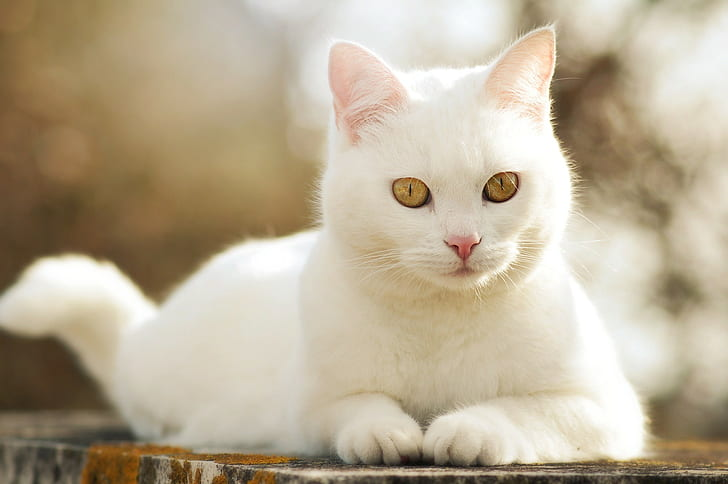
#> input picture face_recog/Images/car3.jpg, 728 x 484 px, found by its file name
$ python thres.py
#> lines starting #> are read from the running program, lines starting #| are printed output that depends on the picture; after the words box and inside, x2 and y2 are one past the last pixel; in counts of white or black regions, pixels touching at a corner belong together
import cv2 as cv

img = cv.imread('Images\car3.jpg')
#> img is the input picture: shape (484, 728, 3); mean B, G, R 148.9, 172.5, 185.5
cv.imshow('cats' , img)

gray = cv.cvtColor(img , cv.COLOR_BGR2GRAY)
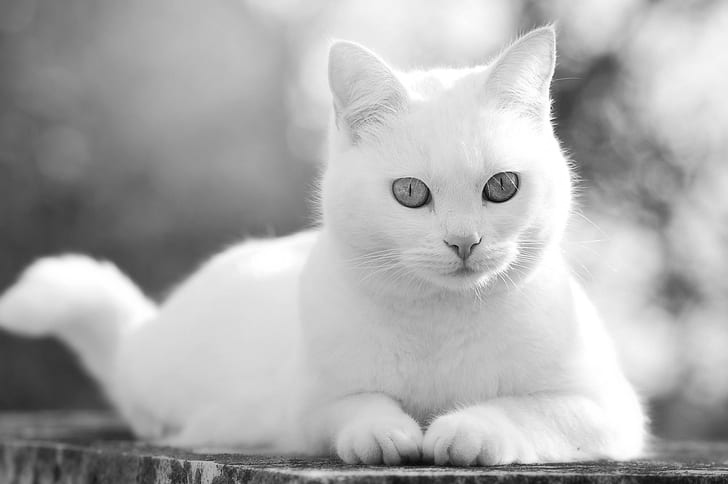
#> gray: shape (484, 728); min 4, max 255, mean 173.7
cv.imshow('Gray' , gray)

#simple thresholding  ---> manually set the threshold value
threshold , thresh = cv.threshold(gray,150,255, cv.THRESH_BINARY)
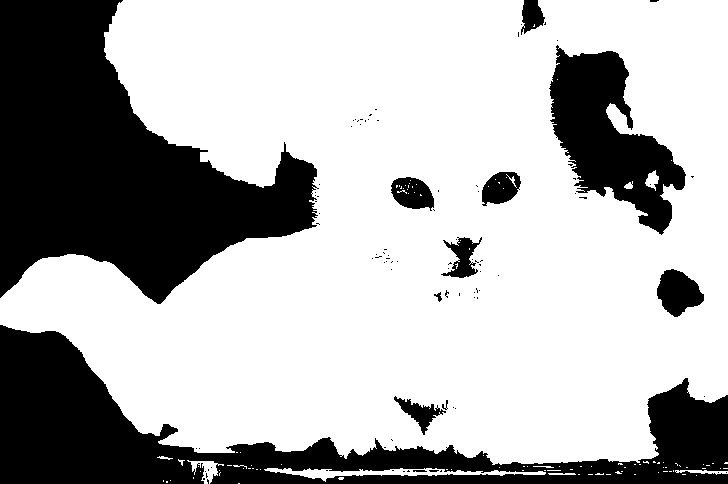
#> thresh: shape (484, 728); 69.3% white; 94 black regions (82 under 20 px), largest, box (x1, y1, x2, y2) and area: (0, 0, 319, 304) 51737, (0, 325, 728, 484) 38305, (549, 45, 686, 235) 12550
cv.imshow('simple thresholded ' , thresh)

# all white parts will change to black and vice versa
threshold , thresh_inv = cv.threshold(gray,150,255, cv.THRESH_BINARY_INV)
cv.imshow('simple thresholded inverse ' , thresh_inv)


#Adaptive thresholding --> computed the optimal threshold value on the basis of mean or on the basis of gaussian distribution

adaptive_thres = cv.adaptiveThreshold(gray , 255 , cv.ADAPTIVE_THRESH_MEAN_C , cv.THRESH_BINARY_INV, 11 , 9)
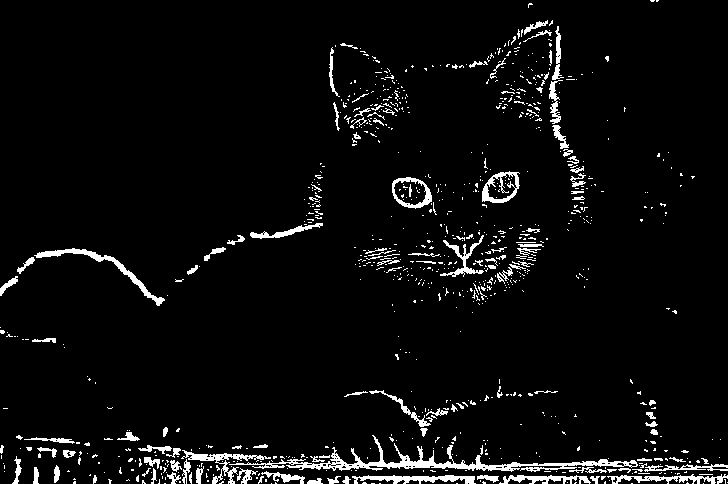
#> adaptive_thres: shape (484, 728); 4.8% white; 885 white regions (765 under 20 px), largest, box (x1, y1, x2, y2) and area: (229, 435, 638, 472) 2483, (34, 248, 165, 306) 760, (352, 475, 476, 484) 625
cv.imshow('Adaptive thresholding', adaptive_thres)

cv.waitKey(0)

$ run again, with face_recog/Images/BOSTON2.jpg copied over face_recog/Images/car3.jpg
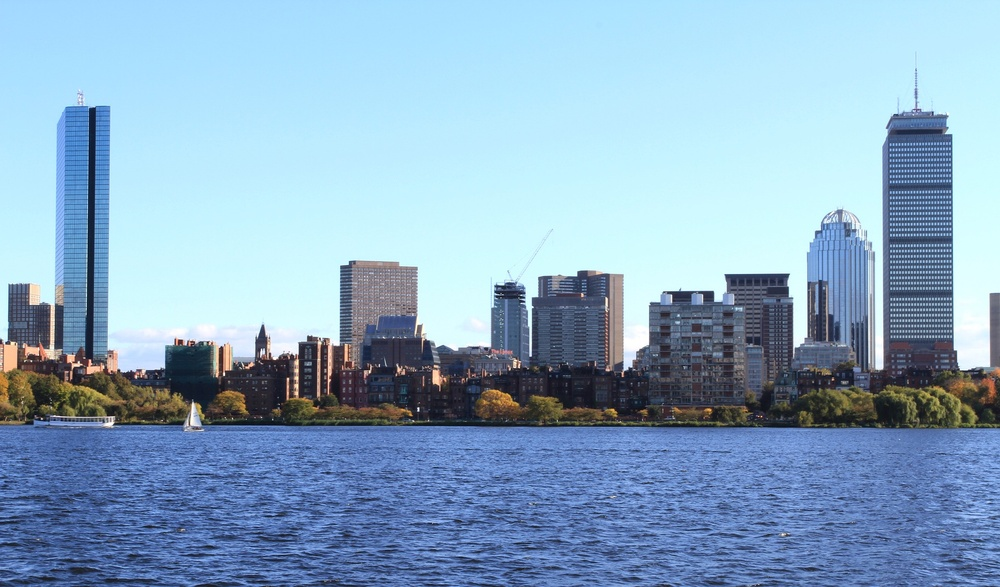
#> input picture face_recog/Images/BOSTON2.jpg, 1000 x 587 px, shrunk from 1920 x 1127 before the run, found by its file name
#> img is the input picture: shape (587, 1000, 3); mean B, G, R 195.4, 169.2, 137.7
#> `threshold , thresh = cv.threshold(gray,150,255, cv.THRESH_BINARY)`:
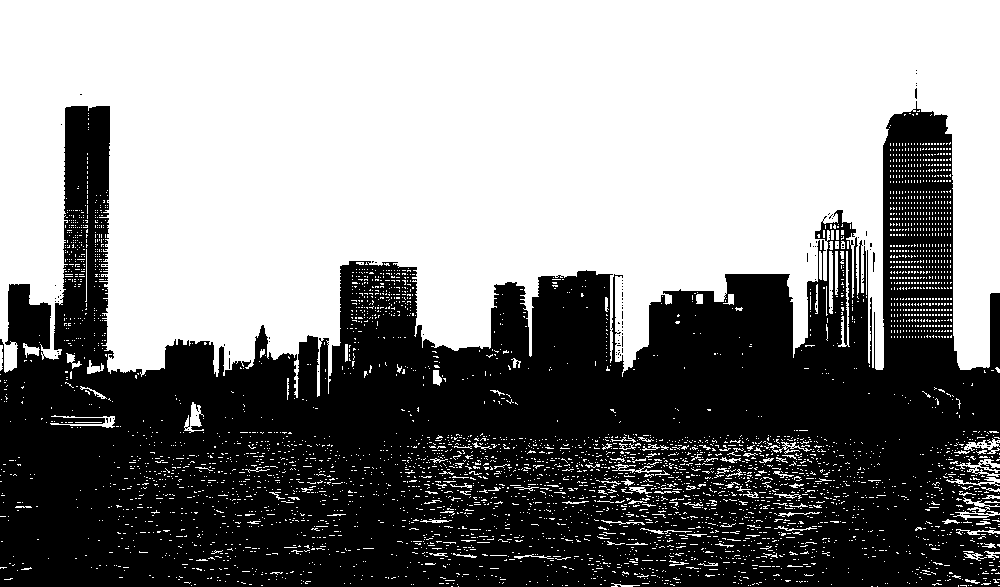
#> thresh: shape (587, 1000); 53.3% white; 115 black regions (112 under 20 px), largest, box (x1, y1, x2, y2) and area: (0, 101, 1000, 587) 273823, (873, 252, 875, 272) 29, (915, 88, 917, 99) 20
#> `adaptive_thres = cv.adaptiveThreshold(gray , 255 , cv.ADAPTIVE_THRESH_..`:
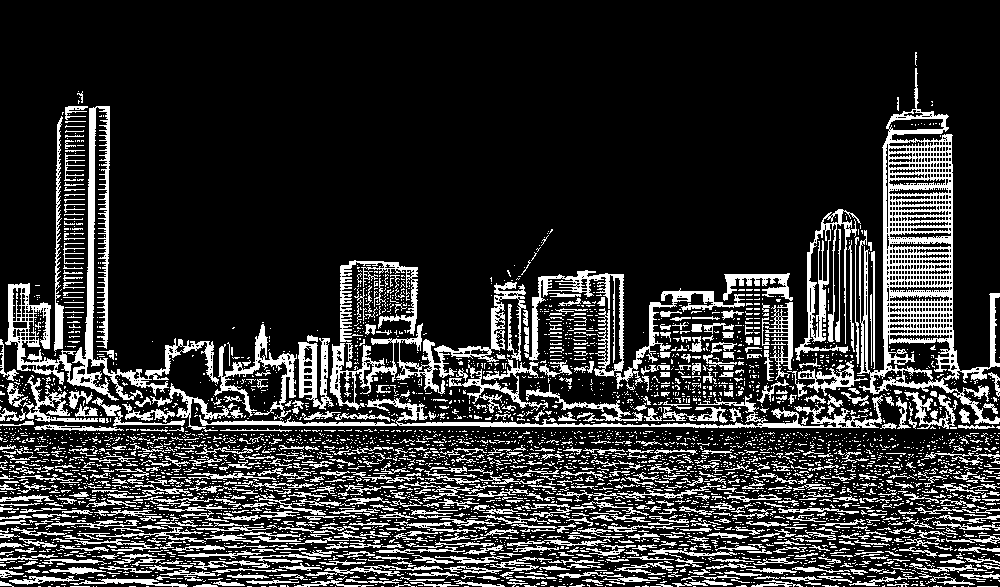
#> adaptive_thres: shape (587, 1000); 19% white in thin lines or dots
